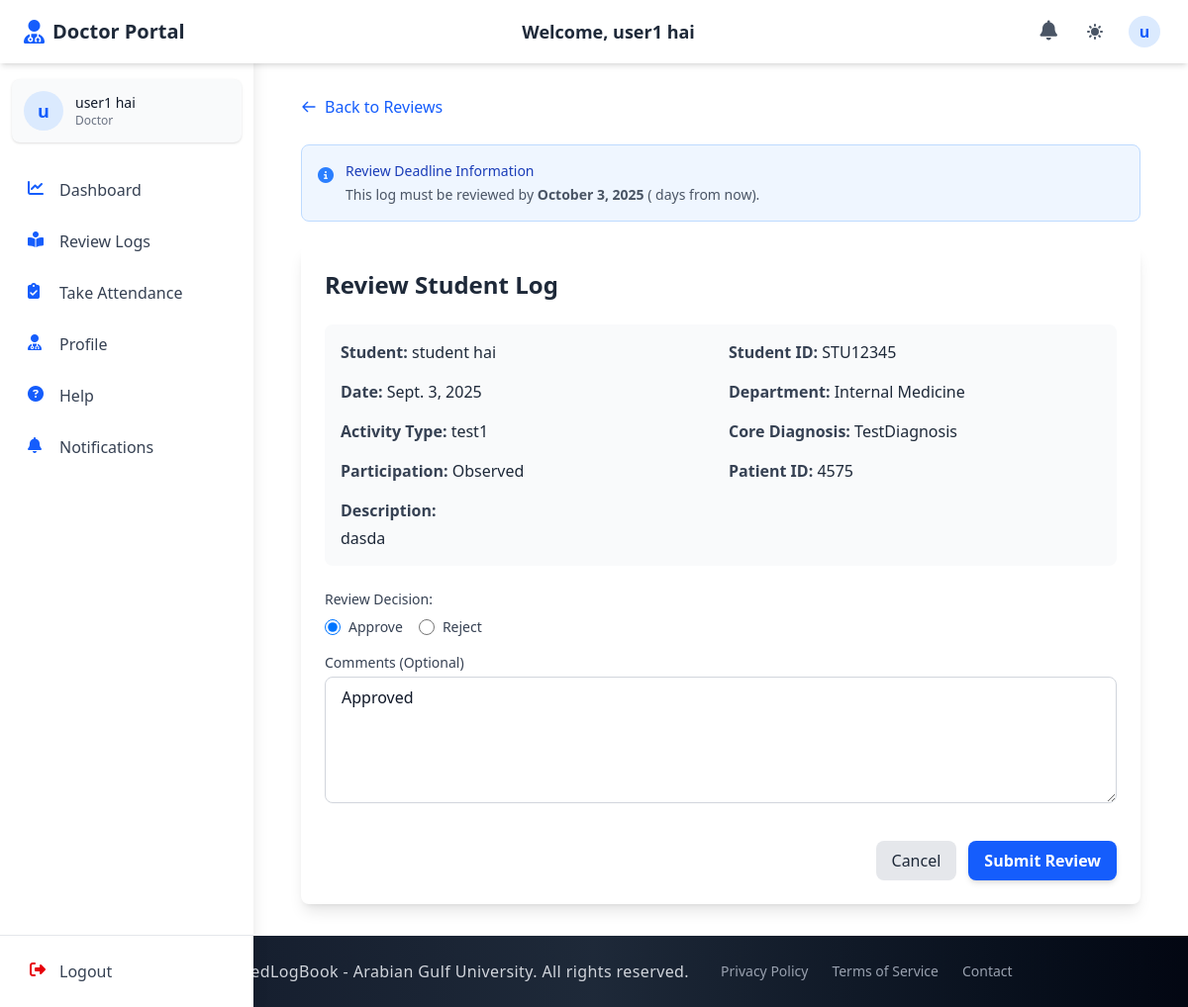
The app's page /doctors/review-log/3/ (signed in) with its own data.
### student_section/models.py (models this page shows, shortened)
class StudentLogFormModel(models.Model):
    student = models.ForeignKey(Student, on_delete=models.CASCADE, related_name='log_forms')
    date = models.DateField()
    log_year = models.ForeignKey(LogYear, on_delete=models.CASCADE)
    log_year_section = models.ForeignKey(LogYearSection, on_delete=models.CASCADE)
    group = models.ForeignKey(Group, on_delete=models.CASCADE)
    department = models.ForeignKey(Department, on_delete=models.CASCADE)  # Changed from department to departments
    tutor = models.ForeignKey(Doctor, on_delete=models.CASCADE, related_name='supervised_logs')
    training_site = models.ForeignKey(TrainingSite, on_delete=models.CASCADE)
    activity_type = models.ForeignKey(ActivityType, on_delete=models.CASCADE)
    core_diagnosis = models.ForeignKey(
        CoreDiaProSession,
        on_delete=models.CASCADE,
        related_name='log_forms'
    )
    patient_id = models.CharField(max_length=4, blank=True)
    patient_age = models.CharField(max_length=3, blank=True, null=True)
    patient_gender = models.CharField(max_length=10, blank=True, null=True,
                                     choices=[('Male', 'Male'), ('Female', 'Female')])
    description = models.TextField(blank=True)
    PARTICIPATION_CHOICES = [
        ("Observed", "Observed"),
        ("Assisted", "Assisted")
    ]
    participation_type = models.CharField(
        max_length=50,
        choices=PARTICIPATION_CHOICES
    )
    created_at = models.DateTimeField(auto_now_add=True)
    updated_at = models.DateTimeField(auto_now=True)
    is_reviewed = models.BooleanField(default=False)
    review_date = models.DateTimeField(null=True, blank=True)
    reviewer_comments = models.TextField(blank=True)
    review_deadline = models.DateTimeField(null=True, blank=True, help_text="Deadline by which the doctor must review this log")
    class Meta:
        ordering = ['-date', '-created_at']
        verbose_name = "Student Log Form"
        verbose_name_plural = "Student Log Forms"

### accounts/models.py (models this page shows, shortened)
class Student(models.Model):
    user = models.OneToOneField(
        CustomUser, on_delete=models.CASCADE, related_name="student"
    )
    student_id = models.CharField(max_length=30, unique=True)
    group = models.ForeignKey(
        "admin_section.Group",
        on_delete=models.SET_NULL,
        null=True,
        blank=True,
        related_name="students",
    )

class CustomUser(AbstractUser):
    email = models.EmailField(unique=True)
    first_name = models.CharField(max_length=150, blank=True)
    last_name = models.CharField(max_length=150, blank=True)
    profile_photo = models.ImageField(
        upload_to="profiles/", blank=True, null=True, default="profiles/default.jpg"
    )
    city = models.CharField(max_length=100, blank=True)
    country = models.CharField(max_length=100, blank=True)
    phone_no = models.CharField(max_length=20, blank=True)
    bio = models.TextField(blank=True)
    speciality = models.CharField(max_length=100, blank=True)
    ROLE_CHOICES = (
        ("student", "Student"),
        ("doctor", "Doctor"),
        ("staff", "Staff"),
        ("admin", "Admin"),
    )
    role = models.CharField(max_length=10, choices=ROLE_CHOICES, default="student")
    groups = models.ManyToManyField(
        "auth.Group", related_name="customuser_groups", blank=True
    )
    user_permissions = models.ManyToManyField(
        "auth.Permission", related_name="customuser_permissions", blank=True
    )
    USERNAME_FIELD = "email"
    REQUIRED_FIELDS = ["username"]

### admin_section/models.py (models this page shows, shortened)
class Department(models.Model):
    name = models.CharField(max_length=50)
    log_year = models.ForeignKey(LogYear, on_delete=models.CASCADE, related_name="department_log_year")
    log_year_section = models.ForeignKey(
        LogYearSection,
        on_delete=models.SET_NULL,
        null=True,
        blank=True,
        related_name="department_log_year_section",
        db_index=True,
    )

class ActivityType(models.Model):
    name = models.CharField(max_length=100)
    department = models.ForeignKey(Department, on_delete=models.CASCADE, related_name="activity_types")
    class Meta:
        unique_together = ["name", "department"]

class CoreDiaProSession(models.Model):
    name = models.CharField(max_length=200)
    activity_type = models.ForeignKey(ActivityType, on_delete=models.CASCADE, related_name="core_dia_pro_sessions")
    department = models.ForeignKey(Department, on_delete=models.CASCADE, related_name="core_dia_pro_sessions")
    class Meta:
        verbose_name = "Core Diagnosis Procedure Session"
        verbose_name_plural = "Core Diagnosis Procedure Sessions"

### doctor_section/views.py (the view)
# urls.py: path("review-log/<int:log_id>/", views.review_log, name="review_log"),
@login_required
def review_log(request, log_id):
    doctor = request.user.doctor_profile
    log = get_object_or_404(StudentLogFormModel, id=log_id)
    if log.department not in doctor.departments.all():
        messages.error(request, "You don't have permission to review this log.")
        return redirect('doctor_section:doctor_reviews')
    settings = DateRestrictionSettings.objects.first()
    if settings and settings.doctor_review_enabled and log.review_deadline:
        if timezone.now() > log.review_deadline:
            messages.error(request, f"The review period for this log has expired. Logs must be reviewed within {settings.doctor_review_period} days of submission.")
            return redirect('doctor_section:doctor_reviews')
    if request.method == 'POST':
        form = LogReviewForm(request.POST, instance=log)
        if form.is_valid():
            log_entry = form.save(commit=False)
            is_approved = form.cleaned_data['is_approved']
            log_entry.is_reviewed = True
            if is_approved == 'False':
                prefix = "REJECTED: "
                if not log_entry.reviewer_comments.startswith(prefix):
                    log_entry.reviewer_comments = prefix + log_entry.reviewer_comments
            log_entry.review_date = timezone.now()
            log_entry.save()
            doctor_name = request.user.get_full_name() or request.user.username
            is_approved_text = 'approved' if is_approved == 'True' else 'rejected'
            notification_title = f"Your log entry has been {is_approved_text}"
            notification_message = f"Dr. {doctor_name} has {is_approved_text} your log entry for {log.department.name} department on {log.date}."
            if log_entry.reviewer_comments:
                notification_message += f" Comments: {log_entry.reviewer_comments}"
            StudentNotification.objects.create(
                recipient=log.student,
                log_entry=log,
                title=notification_title,
                message=notification_message
            )
            if log.student.user.email:
                email_thread = Thread(
                    target=send_student_email,
                    args=(log.student.user.email, notification_title, notification_message)
                )
                email_thread.daemon = True
                email_thread.start()
            messages.success(request, f"Log entry has been {is_approved_text}.")
            return redirect('doctor_section:doctor_reviews')
    else:
        form = LogReviewForm(instance=log)
    now = timezone.now()
    days_remaining = 0
    if log.review_deadline:
        time_remaining = log.review_deadline - now
        days_remaining = max(0, time_remaining.days)
    date_settings = DateRestrictionSettings.objects.first()
    doctor_past_days_limit = date_settings.doctor_past_days_limit if date_settings else 30
    context = {
        'form': form,
        'log': log,
        'now': now,
        'days_remaining': days_remaining,
        'doctor_past_days_limit': doctor_past_days_limit,
    }
    return render(request, 'doctor_review_log.html', context)

### doctor_section/templates/doctor_review_log.html (shortened to what this page needs)
{% extends 'base.html' %}
{% load custom_filters %}
{% block navbar %}
  {% include './components/doc_auth_navbar.html' %}
{% endblock %}
{% block content %}
  <div class="container mx-auto px-4 py-8">
    <div class="mb-6">
      <a href="{% url 'doctor_section:doctor_reviews' %}" class="inline-flex items-center text-blue-600 hover:text-blue-800 dark:text-blue-400 dark:hover:text-blue-300">
        <svg class="w-4 h-4 mr-2" fill="none" stroke="currentColor" viewBox="0 0 24 24" xmlns="http://www.w3.org/2000/svg">
          <path stroke-linecap="round" stroke-linejoin="round" stroke-width="2" d="M10 19l-7-7m0 0l7-7m-7 7h18"></path>
        </svg>
        Back to Reviews
      </a>
    </div>
    {% if log.review_deadline %}
      <div class="mb-6 p-4 rounded-lg {% if log.review_deadline < now %}bg-red-50 border-red-200 dark:bg-red-900/20 dark:border-red-800{% elif log.days_remaining <= 3 %}bg-yellow-50 border-yellow-200 dark:bg-yellow-900/20 dark:border-yellow-800{% else %}bg-blue-50 border-blue-200 dark:bg-blue-900/20 dark:border-blue-800{% endif %} border">
        <div class="flex items-start">
          <div class="flex-shrink-0 mt-0.5">
            {% if log.review_deadline < now %}
              <i class="fas fa-exclamation-circle text-red-500"></i>
            {% elif log.days_remaining <= 3 %}
              <i class="fas fa-exclamation-triangle text-yellow-500"></i>
            {% else %}
              <i class="fas fa-info-circle text-blue-500"></i>
            {% endif %}
          </div>
          <div class="ml-3">
            <h3 class="text-sm font-medium {% if log.review_deadline < now %}text-red-800 dark:text-red-300{% elif log.days_remaining <= 3 %}text-yellow-800 dark:text-yellow-300{% else %}text-blue-800 dark:text-blue-300{% endif %}">
              {% if log.review_deadline < now %}
                Review Deadline Passed
              {% elif log.days_remaining <= 3 %}
                Review Deadline Approaching
              {% else %}
                Review Deadline Information
              {% endif %}
            </h3>
            <p class="text-sm text-gray-600 dark:text-gray-300 mt-1">
              {% if log.review_deadline < now %}
                The review period for this log has expired. You can no longer submit a review.
              {% elif log.days_remaining <= 3 %}
                This log must be reviewed within <strong>{{ log.days_remaining }} days</strong>. After this period, you will no longer be able to review it.
              {% else %}
                This log must be reviewed by <strong>{{ log.review_deadline|date:"F j, Y" }}</strong> ({{ log.days_remaining }} days from now).
              {% endif %}
            </p>
          </div>
        </div>
      </div>
    {% endif %}
    <div class="bg-white dark:bg-gray-800 rounded-lg shadow-lg p-6">
      <h2 class="text-2xl font-bold mb-6 text-gray-800 dark:text-white">Review Student Log</h2>
      <div class="mb-6 p-4 bg-gray-50 dark:bg-gray-700 rounded-lg">
        <div class="grid grid-cols-1 md:grid-cols-2 gap-4 mb-4">
          <div>
            <span class="font-semibold text-gray-700 dark:text-gray-300">Student:</span>
            <span class="text-gray-800 dark:text-white">{{ log.student.user.get_full_name }}</span>
          </div>
          <div>
            <span class="font-semibold text-gray-700 dark:text-gray-300">Student ID:</span>
            <span class="text-gray-800 dark:text-white">{{ log.student.student_id }}</span>
          </div>
          <div>
            <span class="font-semibold text-gray-700 dark:text-gray-300">Date:</span>
            <span class="text-gray-800 dark:text-white">{{ log.date }}</span>
          </div>
          <div>
            <span class="font-semibold text-gray-700 dark:text-gray-300">Department:</span>
            <span class="text-gray-800 dark:text-white">{{ log.department.name }}</span>
          </div>
          <div>
            <span class="font-semibold text-gray-700 dark:text-gray-300">Activity Type:</span>
            <span class="text-gray-800 dark:text-white">{{ log.activity_type.name }}</span>
          </div>
          <div>
            <span class="font-semibold text-gray-700 dark:text-gray-300">Core Diagnosis:</span>
            <span class="text-gray-800 dark:text-white">{{ log.core_diagnosis.name }}</span>
          </div>
          <div>
            <span class="font-semibold text-gray-700 dark:text-gray-300">Participation:</span>
            <span class="text-gray-800 dark:text-white">{{ log.participation_type }}</span>
          </div>
          <div>
            <span class="font-semibold text-gray-700 dark:text-gray-300">Patient ID:</span>
            <span class="text-gray-800 dark:text-white">{{ log.patient_id }}</span>
          </div>
        </div>
        <div>
          <span class="font-semibold text-gray-700 dark:text-gray-300">Description:</span>
          <p class="mt-1 text-gray-800 dark:text-white">{{ log.description }}</p>
        </div>
      </div>
      <form method="post" class="space-y-4">
        <div class="mb-4">
          <label class="block text-sm font-medium text-gray-700 dark:text-gray-300 mb-2">Review Decision:</label>
          <div class="flex space-x-4">
            {% for value, text in form.is_approved.field.choices %}
              <div class="flex items-center">
                <input type="radio" name="is_approved" id="id_is_approved_{{ forloop.counter0 }}" value="{{ value }}"
                       class="h-4 w-4 text-blue-600 focus:ring-blue-500 border-gray-300 rounded"
                       {% if form.is_approved.value == value %}checked{% endif %}>
                <label for="id_is_approved_{{ forloop.counter0 }}" class="ml-2 block text-sm text-gray-700 dark:text-gray-300">
                  {{ text }}
                </label>
              </div>
            {% endfor %}
          </div>
        </div>
        <div>
          <label for="id_reviewer_comments" class="block text-sm font-medium text-gray-700 dark:text-gray-300 mb-1">Comments (Optional)</label>
          {{ form.reviewer_comments }}
        </div>
        <div class="pt-4 flex justify-end space-x-3">
          <a href="{% url 'doctor_section:doctor_reviews' %}" class="py-2 px-4 bg-gray-200 text-gray-800 dark:bg-gray-700 dark:text-white rounded-lg hover:bg-gray-300 dark:hover:bg-gray-600 transition-colors duration-200">
            Cancel
          </a>
          <button type="submit" class="py-2 px-4 bg-blue-600 hover:bg-blue-700 text-white font-semibold rounded-lg shadow-md focus:outline-none focus:ring-2 focus:ring-blue-500 focus:ring-opacity-75 transition-colors duration-200">
            Submit Review
          </button>
        </div>
      </form>
    </div>
  </div>
{% endblock %}

### records on screen
StudentLogFormModel: review_deadline "October 3, 2025", student.user.get_full_name "student hai", student.student_id "STU12345", date "Sept. 3, 2025", department.name "Internal Medicine", activity_type.name "test1", core_diagnosis.name "TestDiagnosis", participation_type "Observed", patient_id "4575", description "dasda", reviewer_comments "Approved"

### other values on screen
{{ request.session.first_name }} "user1"
{{ request.session.last_name }} "hai"
{{ request.session.first_name|slice:"0:1" }} "u"
{{ text }} "Approve" "Reject"
